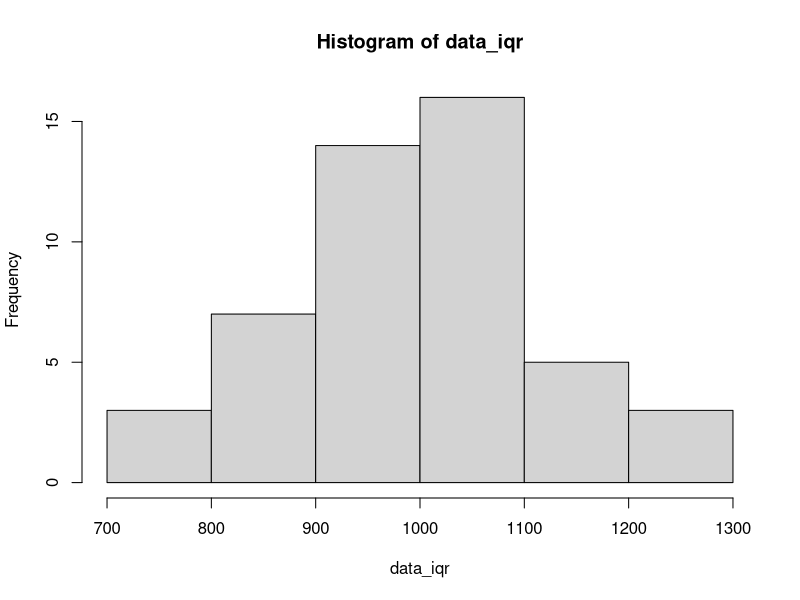
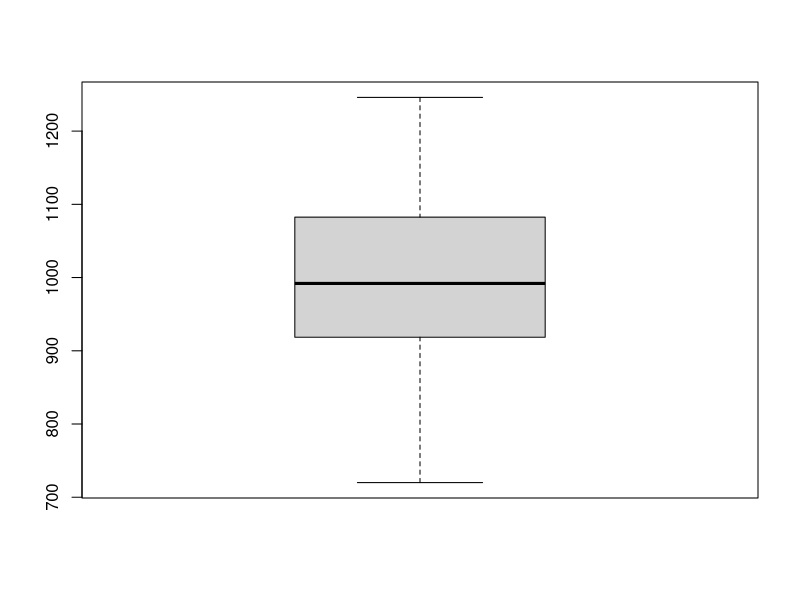
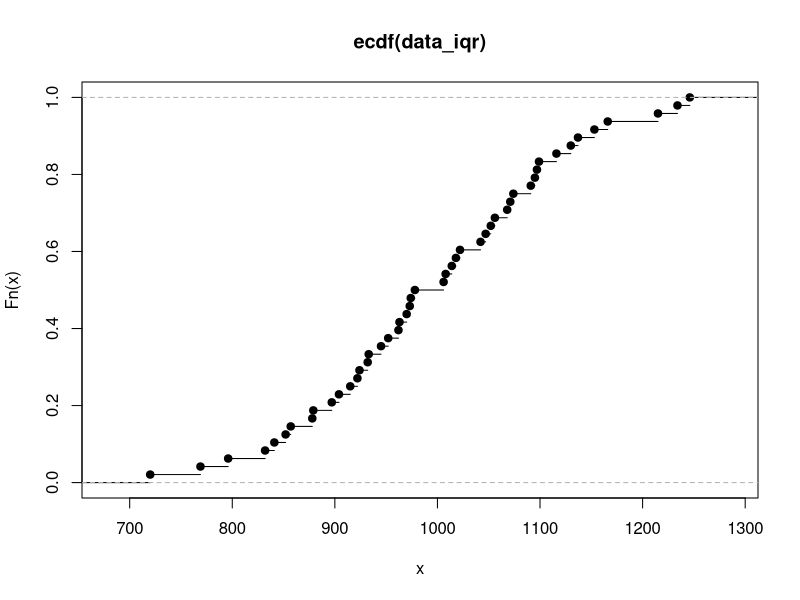
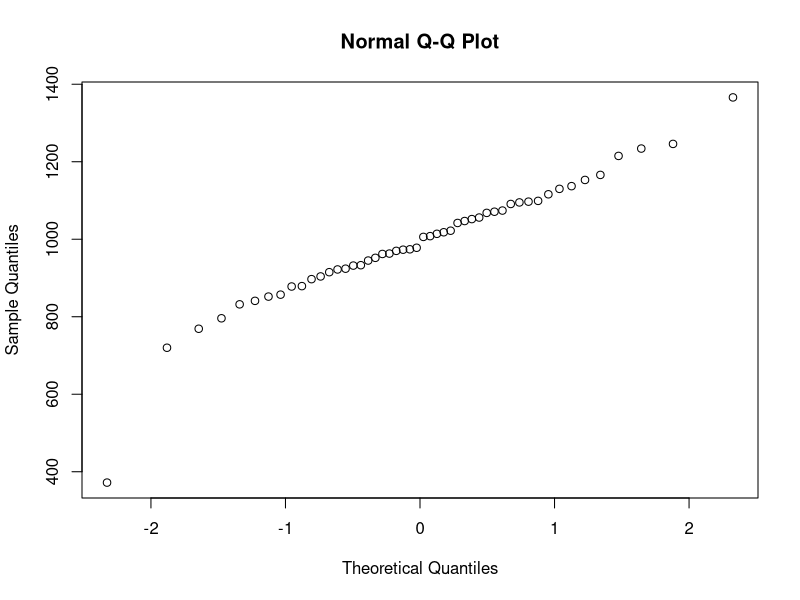
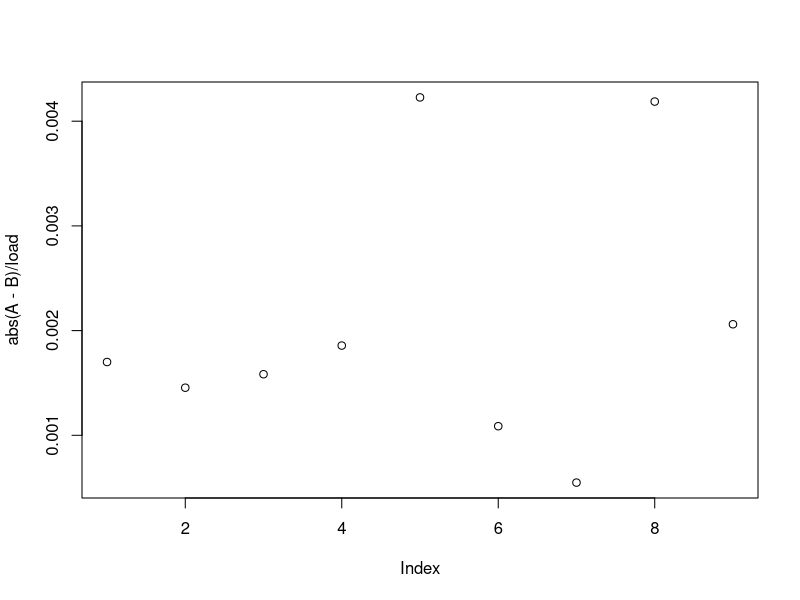

Reproduce these figures in R, in order.
par(ask = TRUE)
require(ggplot2)

#=======================================================================
#  1)
#=======================================================================

n=4
# Pravdepodobnost padnuti alespon jedne sestky v n hodech.
p=1-(5/6)^n
# n*log(5/6) == log(1-p)
p=0.9

log(1-p)/log(5.0/6.0)

# Alternativne lze pouzit geometricke rozdeleni (cekani na prvni sestku vcetne)

# In R quantiles gives number of failures
qgeom(p, 1/6) +1

# Second case
p=0.99
log(1-p)/log(5.0/6.0)
qgeom(p, 1/6) +1

# Final question
(5/6)^4*1/6
dgeom(4,1/6)

#=======================================================================
#  2)
#=======================================================================
data = c(932, 1130, 974, 924, 1234, 1246, 852, 841, 1097, 1056, 1006, 796, 1018,
         973,  1091, 769, 1022, 952, 832, 962, 1074, 1042, 1071, 1215, 904, 915,
         963,  1095, 1099, 1014, 878, 933, 1116, 1008, 945, 1166, 720, 1137, 970,
         857,  879, 1068, 1047, 978, 922, 372, 897, 1153, 1366, 1052)

summary(data)

data_mean=mean(data)

std_dev=sd(data)
std_dev

var(data)
quartiles = quantile(data, c(0.25, 0.75), names=FALSE )
iqr = quartiles[2] - quartiles[1]
iqr

index=1:length(data)
# Odlehla pozorovani by IQR
# two values
bool_iqr=data<quartiles[1]-1.5*iqr | data > quartiles[2]+1.5*iqr
index_iqr=index[bool_iqr]
data_iqr=data[!bool_iqr]
index_iqr

# by 3 sigma rule
# one value
bool_3sig=abs(((data-data_mean)/std_dev)) > 3
index_3sig=index[bool_3sig]
data_3sig=data[!bool_3sig]
index_3sig

# by MAD
# no value
1.4826*median(abs(data-median(data)))
mad(data)
bool_mad=(data-median(data))/(mad(data)) > 3
index_mad=index[bool_mad]
data_mad=data[!bool_mad]
index_mad

hist(data_iqr)
boxplot(data_iqr)
plot(ecdf(data_iqr))

qqnorm(data)
ecdf(data_iqr)(750)
pnorm(q=750,mean=mean(data_iqr), sd=sd(data_iqr))
pnorm(q=750,mean=mean(data), sd=sd(data))

#=======================================================================
#  3)
#=======================================================================
load=c( 100, 110, 120, 210, 220, 230, 310, 320, 330)
A= c(12.36, 13.60, 14.79, 25.92, 27.29, 28.19, 37.92, 39.95, 39.92)
B= c(12.19, 13.44, 14.60, 25.53, 26.36, 27.94, 37.75, 38.61, 40.60)
plot(abs(A-B)/load)
lines(abs(A-B))
t.test((A-B)/load, alternative="greater")
t.test(A-B)
t.test(A/load,B/load)

#=======================================================================
#  4)
#=======================================================================
n_spoj=c(0, 1,  2,  3, 4, 5, 6)
n_int=c(41,47, 36, 18, 5, 2, 1)
N=sum(n_int)

# recreate original values
values=rep(n_spoj, n_int)
values

# consider Poison distribution with
lambda=mean(values)
lambda

# Chi square
prob=dpois(n_spoj, lambda=lambda)
prob[7]=1-ppois(5, lambda=lambda)
prob
chisq.test(n_int, p=prob)

n_int
np_values=sum(n_int)*prob
np_values
T=sum((n_int-np_values)^2/np_values)
T
# p_val
1-pchisq(T, df=6)
1-pchisq(T, df=7-2)

# Kolmogorov?

# Expected frequ.
frequ.exp <- dpois(0:6, lambda=lambda)
# Construct numeric vector of data values (y = vFrequ for Kolmogorov-Smirnov Tests) 
vFrequ <- c()
for(i in 1:length(frequ.exp)) {
  vFrequ <- append(vFrequ, rep(i-1, times=N*frequ.exp[i]))
}


# First Kolmogorov-Smirnov Tests fit
ks.test(values, vFrequ)

# ks.test(values, "dpois", lambda=lambda)
# On sample test do not work probably due to violation of continuity assumption.
#=======================================================================
#  5)
#=======================================================================
N=7
mean_vec=c(47.167,15.667,31.5,14.833)
sd_vec=c(6.795,3.327,9.915,5.345)
n_group=length(mean_vec)

v_data=c()
for(i in 1:4) {
  v_data <- append(v_data, rnorm(N,mean_vec[i],sd_vec[i]))
}


v_fac=c(rep(1,7),rep(2,7),rep(3,7),rep(4,7))
df=data.frame(v_data, factor(v_fac))
names(df)=c("dat","fac")
model=aov(dat~fac,data=df)
summary(model)
TukeyHSD(model)

# ANOVA manual
SS_residual=sum(sd_vec^2*(N-1))
SS_residual
SS_group=N*sum((mean_vec-mean(mean_vec))^2)
SS_group
# total
SS_residual+SS_group


dof_residual=N*4-n_group
MS_residual=SS_residual/dof_residual
MS_residual

dof_group=n_group-1
MS_group=SS_group/dof_group
MS_group

F=MS_group/MS_residual
F

pp=pf(F, dof_group,dof_residual)
p_val=1-pp
p_val


for(i in 1:(n_group-1)) {
  for(j in (i+1):n_group) {
    U=abs(mean_vec[i]-mean_vec[j])/sqrt(MS_residual*2/N)
    p_val=ptukey(sqrt(2)*U, nmeans=n_group, df=dof_residual)
    p_val_tukey=1-p_val
    
    # Scheffe's test
    p_val=pf(U^2/dof_group, dof_group,dof_residual)
    p_val_scheffe=1-p_val
    
    # LSD T-test
    p_val=pt(U/dof_group, df=dof_residual)
    p_val_LSD=2*min(p_val,1-p_val)
    
    print(round(c(i,j, abs(mean_vec[i]-mean_vec[j]), p_val_tukey, p_val_scheffe, p_val_LSD), digits=7))
    
  }
}

insect=c()
group=c()
####### data reconstruction
for(i in 1:(n_group)) {
  rr=rnorm(N)    
  insect=c(insect,(rr-mean(rr))/sd(rr)*sd_vec[i]+mean_vec[i])
  group=c(group, rep(i,N))
}
group=factor(group)
df=data.frame(insect, group)

anova_model=aov(insect~group,data=df)
summary(anova_model)
TukeyHSD(anova_model)